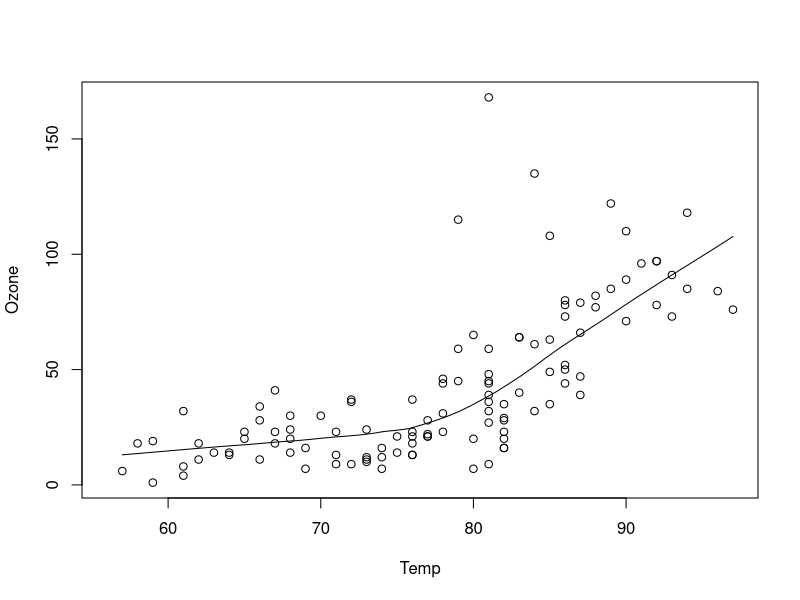
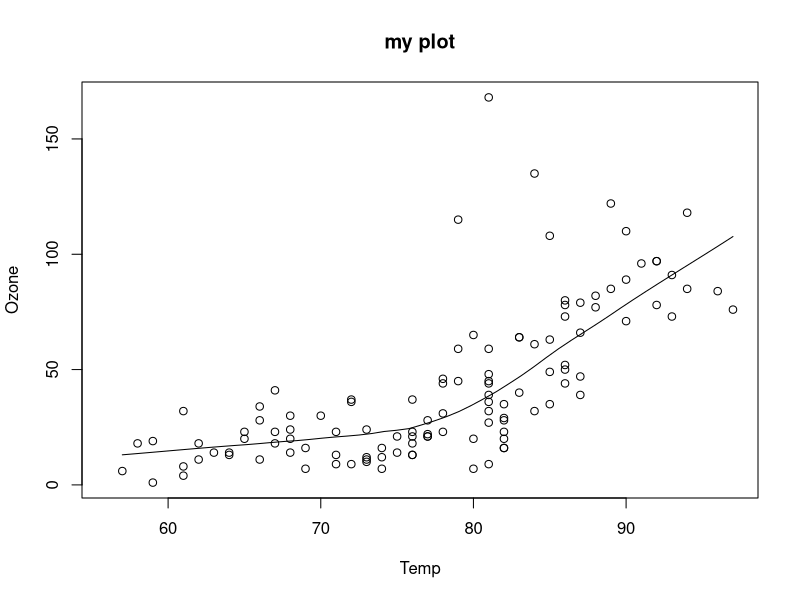
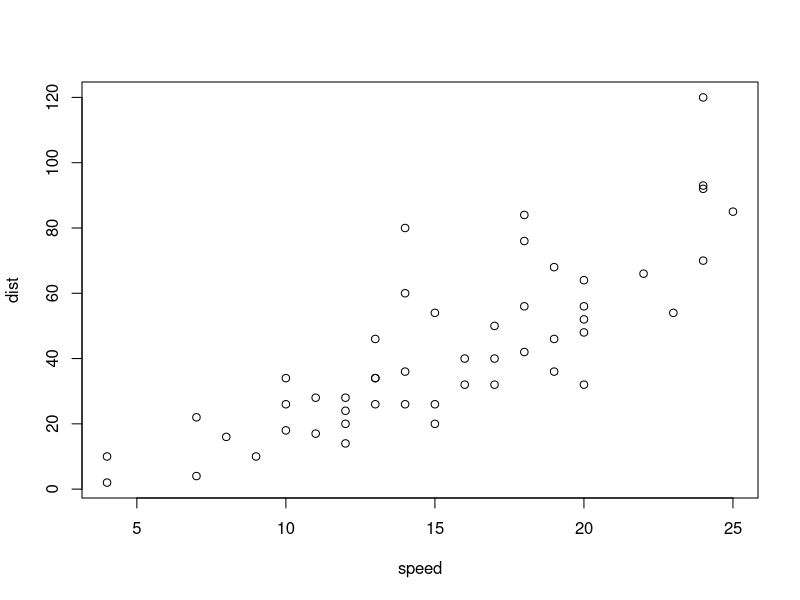
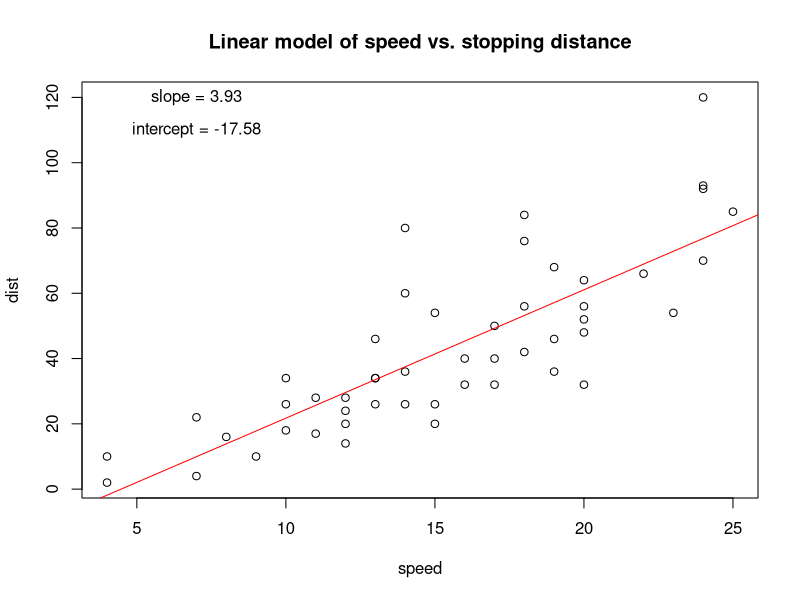
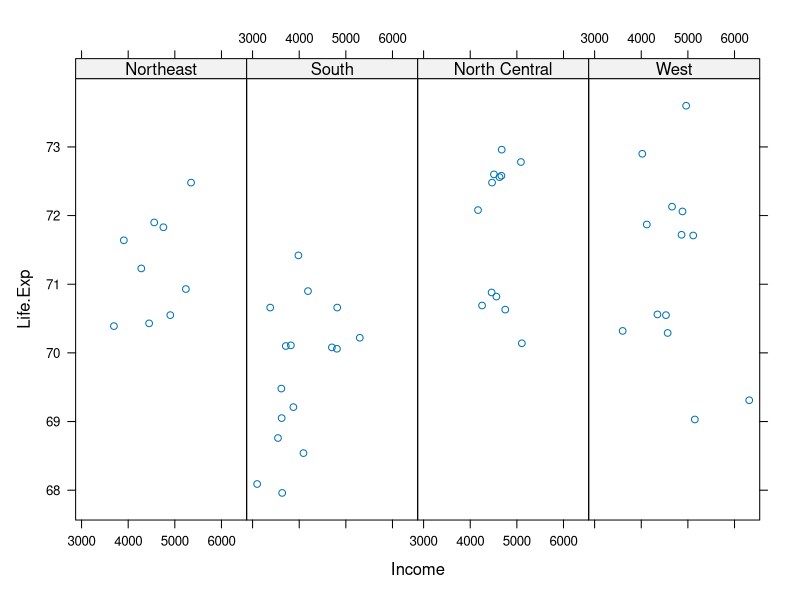
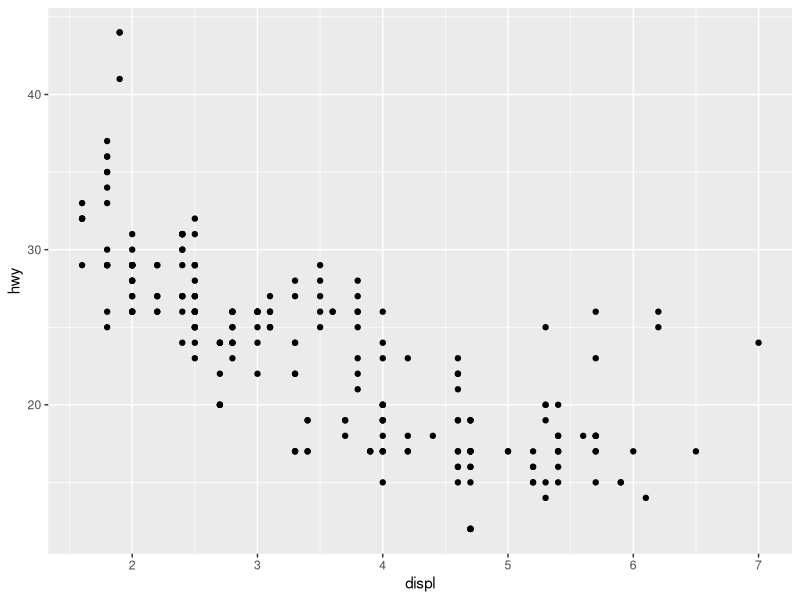

Recreate these plots in R, in order.
## ---- chunk 1
#| fig-width: 5
#| fig-height: 5
#| fig-cap: "Scatterplot with loess curve"
data(airquality)
with(airquality, {
        plot(Temp, Ozone)
        lines(loess.smooth(Temp, Ozone))
})
## ---- chunk 2
#| fig-width: 5
#| fig-height: 5
#| fig-cap: "Scatterplot with loess curve"
data(airquality)
with(airquality, {
        plot(Temp, Ozone, main = "my plot")
        lines(loess.smooth(Temp, Ozone))
})
## ---- chunk 3
#| fig-width: 5
#| fig-height: 5
#| fig-cap: "Base plot with title"
data(cars)

## Create the plot / draw canvas
with(cars, plot(dist ~ speed))

## Fit a linear model and save it
lm.fit <- with(cars, lm( dist ~ speed))
## ---- chunk 4
with(cars, plot(dist ~ speed))

## Add annotations
title("Linear model of speed vs. stopping distance")
abline(lm.fit, col="red")
text(7, 120, paste("slope =", round(coef(lm.fit)[2], digits=2)))
text(7, 110, paste("intercept =", round(coef(lm.fit)[1], digits=2)))
## ---- chunk 5
library(lattice)
## ---- chunk 6
#| fig-width: 8
#| fig-height: 4
#| fig-cap: "Lattice plot"
state <- data.frame(state.x77, region = state.region)
head(state)
xyplot(Life.Exp ~ Income | region, data = state, layout = c(4, 1))
## ---- chunk 7
library(ggplot2)
## ---- chunk 8
#| message: false
#| fig-width: 6
#| fig-height: 5
#| fig-cap: "ggplot2 plot"
library(tidyverse)
data(mpg)
mpg %>%
  ggplot(aes(displ, hwy)) + 
  geom_point()
